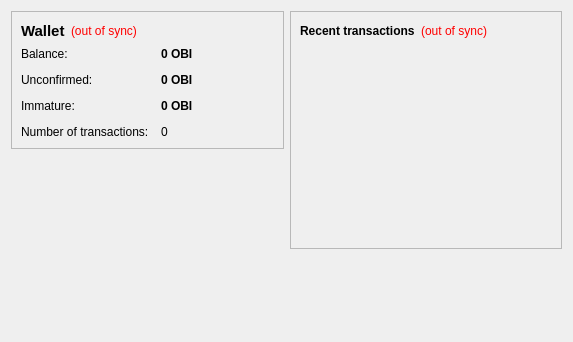
<?xml version="1.0" encoding="UTF-8"?>
<ui version="4.0">
 <class>OverviewPage</class>
 <widget class="QWidget" name="OverviewPage">
  <property name="geometry">
   <rect>
    <x>0</x>
    <y>0</y>
    <width>573</width>
    <height>342</height>
   </rect>
  </property>
  <property name="windowTitle">
   <string>Form</string>
  </property>
  <layout class="QHBoxLayout" name="horizontalLayout" stretch="1,1">
   <item>
    <layout class="QVBoxLayout" name="verticalLayout_2">
     <item>
      <widget class="QFrame" name="frame">
       <property name="frameShape">
        <enum>QFrame::StyledPanel</enum>
       </property>
       <property name="frameShadow">
        <enum>QFrame::Raised</enum>
       </property>
       <layout class="QVBoxLayout" name="verticalLayout_4">
        <item>
         <layout class="QHBoxLayout" name="horizontalLayout_4">
          <item>
           <widget class="QLabel" name="label_5">
            <property name="font">
             <font>
              <pointsize>11</pointsize>
              <weight>75</weight>
              <bold>true</bold>
             </font>
            </property>
            <property name="text">
             <string>Wallet</string>
            </property>
           </widget>
          </item>
          <item>
           <widget class="QLabel" name="labelWalletStatus">
            <property name="toolTip">
             <string>The displayed information may be out of date. Your wallet automatically synchronizes with the obicoin network after a connection is established, but this process has not completed yet.</string>
            </property>
            <property name="styleSheet">
             <string notr="true">QLabel { color: red; }</string>
            </property>
            <property name="text">
             <string notr="true">(out of sync)</string>
            </property>
            <property name="alignment">
             <set>Qt::AlignLeading|Qt::AlignLeft|Qt::AlignVCenter</set>
            </property>
           </widget>
          </item>
          <item>
           <spacer name="horizontalSpacer_2">
            <property name="orientation">
             <enum>Qt::Horizontal</enum>
            </property>
            <property name="sizeHint" stdset="0">
             <size>
              <width>40</width>
              <height>20</height>
             </size>
            </property>
           </spacer>
          </item>
         </layout>
        </item>
        <item>
         <layout class="QFormLayout" name="formLayout_2">
          <property name="fieldGrowthPolicy">
           <enum>QFormLayout::AllNonFixedFieldsGrow</enum>
          </property>
          <property name="horizontalSpacing">
           <number>12</number>
          </property>
          <property name="verticalSpacing">
           <number>12</number>
          </property>
          <item row="0" column="0">
           <widget class="QLabel" name="label">
            <property name="text">
             <string>Balance:</string>
            </property>
           </widget>
          </item>
          <item row="0" column="1">
           <widget class="QLabel" name="labelBalance">
            <property name="font">
             <font>
              <weight>75</weight>
              <bold>true</bold>
             </font>
            </property>
            <property name="cursor">
             <cursorShape>IBeamCursor</cursorShape>
            </property>
            <property name="toolTip">
             <string>Your current balance</string>
            </property>
            <property name="text">
             <string notr="true">0 OBI</string>
            </property>
            <property name="textInteractionFlags">
             <set>Qt::LinksAccessibleByMouse|Qt::TextSelectableByKeyboard|Qt::TextSelectableByMouse</set>
            </property>
           </widget>
          </item>
          <item row="1" column="0">
           <widget class="QLabel" name="label_3">
            <property name="text">
             <string>Unconfirmed:</string>
            </property>
           </widget>
          </item>
          <item row="1" column="1">
           <widget class="QLabel" name="labelUnconfirmed">
            <property name="font">
             <font>
              <weight>75</weight>
              <bold>true</bold>
             </font>
            </property>
            <property name="cursor">
             <cursorShape>IBeamCursor</cursorShape>
            </property>
            <property name="toolTip">
             <string>Total of transactions that have yet to be confirmed, and do not yet count toward the current balance</string>
            </property>
            <property name="text">
             <string notr="true">0 OBI</string>
            </property>
            <property name="textInteractionFlags">
             <set>Qt::LinksAccessibleByMouse|Qt::TextSelectableByKeyboard|Qt::TextSelectableByMouse</set>
            </property>
           </widget>
          </item>
          <item row="3" column="0">
           <widget class="QLabel" name="label_2">
            <property name="text">
             <string>Number of transactions:</string>
            </property>
           </widget>
          </item>
          <item row="3" column="1">
           <widget class="QLabel" name="labelNumTransactions">
            <property name="toolTip">
             <string>Total number of transactions in wallet</string>
            </property>
            <property name="text">
             <string notr="true">0</string>
            </property>
           </widget>
          </item>
          <item row="2" column="0">
           <widget class="QLabel" name="labelImmatureText">
            <property name="text">
             <string>Immature:</string>
            </property>
           </widget>
          </item>
          <item row="2" column="1">
           <widget class="QLabel" name="labelImmature">
            <property name="font">
             <font>
              <weight>75</weight>
              <bold>true</bold>
             </font>
            </property>
            <property name="toolTip">
             <string>Mined balance that has not yet matured</string>
            </property>
            <property name="text">
             <string notr="true">0 OBI</string>
            </property>
            <property name="textInteractionFlags">
             <set>Qt::LinksAccessibleByMouse|Qt::TextSelectableByKeyboard|Qt::TextSelectableByMouse</set>
            </property>
           </widget>
          </item>
         </layout>
        </item>
       </layout>
      </widget>
     </item>
     <item>
      <spacer name="verticalSpacer">
       <property name="orientation">
        <enum>Qt::Vertical</enum>
       </property>
       <property name="sizeHint" stdset="0">
        <size>
         <width>20</width>
         <height>40</height>
        </size>
       </property>
      </spacer>
     </item>
    </layout>
   </item>
   <item>
    <layout class="QVBoxLayout" name="verticalLayout_3">
     <item>
      <widget class="QFrame" name="frame_2">
       <property name="frameShape">
        <enum>QFrame::StyledPanel</enum>
       </property>
       <property name="frameShadow">
        <enum>QFrame::Raised</enum>
       </property>
       <layout class="QVBoxLayout" name="verticalLayout">
        <item>
         <layout class="QHBoxLayout" name="horizontalLayout_2">
          <item>
           <widget class="QLabel" name="label_4">
            <property name="text">
             <string>&lt;b&gt;Recent transactions&lt;/b&gt;</string>
            </property>
           </widget>
          </item>
          <item>
           <widget class="QLabel" name="labelTransactionsStatus">
            <property name="toolTip">
             <string>The displayed information may be out of date. Your wallet automatically synchronizes with the obicoin network after a connection is established, but this process has not completed yet.</string>
            </property>
            <property name="styleSheet">
             <string notr="true">QLabel { color: red; }</string>
            </property>
            <property name="text">
             <string notr="true">(out of sync)</string>
            </property>
            <property name="alignment">
             <set>Qt::AlignRight|Qt::AlignTrailing|Qt::AlignVCenter</set>
            </property>
           </widget>
          </item>
          <item>
           <spacer name="horizontalSpacer">
            <property name="orientation">
             <enum>Qt::Horizontal</enum>
            </property>
            <property name="sizeHint" stdset="0">
             <size>
              <width>40</width>
              <height>20</height>
             </size>
            </property>
           </spacer>
          </item>
         </layout>
        </item>
        <item>
         <widget class="QListView" name="listTransactions">
          <property name="styleSheet">
           <string notr="true">QListView { background: transparent; }</string>
          </property>
          <property name="frameShape">
           <enum>QFrame::NoFrame</enum>
          </property>
          <property name="verticalScrollBarPolicy">
           <enum>Qt::ScrollBarAlwaysOff</enum>
          </property>
          <property name="horizontalScrollBarPolicy">
           <enum>Qt::ScrollBarAlwaysOff</enum>
          </property>
          <property name="selectionMode">
           <enum>QAbstractItemView::NoSelection</enum>
          </property>
         </widget>
        </item>
       </layout>
      </widget>
     </item>
     <item>
      <spacer name="verticalSpacer_2">
       <property name="orientation">
        <enum>Qt::Vertical</enum>
       </property>
       <property name="sizeHint" stdset="0">
        <size>
         <width>20</width>
         <height>40</height>
        </size>
       </property>
      </spacer>
     </item>
    </layout>
   </item>
  </layout>
 </widget>
 <resources/>
 <connections/>
</ui>
